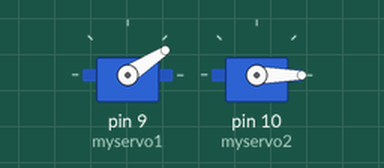
The sketch below on a simulated Arduino Uno, built with avr-gcc and run on an emulated ATmega328P. Shown: 2 × servo.

Above: at 0.05 s.
At 0.65 s:
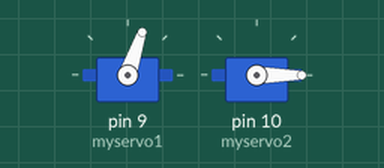
At 1.3 s:
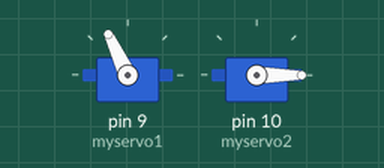
At 2.55 s:
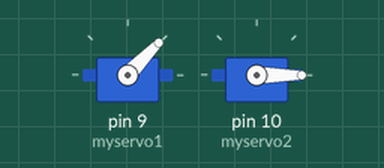
Timing chart, 0 to 6.4 s (numbered marks = the images above):
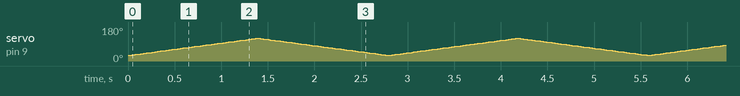

The sketch:

Servo_Sweep_Jayce.ino
```cpp
#include <Servo.h>
#include <Math.h>

Servo myservo1;  // create servo object to control a servo
Servo myservo2;
// twelve servo objects can be created on most boards

// Positions and Sweep and Angles (P.S. This doesn't work)
int letterh = 100; // arbitrary value selected for the height of the letter.
int letterw = 50; // arbitrary value for the width of the letter.
int x = 50; // distance from the scanner to the letter in centimeters
int yh = (letterh/2); // centering the letter
int yw = letterw/2; // centering the letter
//int phi = atan2 (yh,x); // angle that the scanner must sweep
                        // to see the top and bottom of the letter.
int phi = 45;
int theta = 45;//atan2 (yw,x);

int offset = -15; //  The offset of our servo so that it is horizontal
int zero = 90; // Making the XY plane our zero
int ppi = zero-phi+offset; // lowest point of scan
int ppf = zero+phi+offset; // highest point of scan
int pti = zero-theta; // rightmost point of scan
int ptf = zero+theta; // leftmost point of scan
int pos_p = 0;    // variable to store the servo position
int pos_t = 0;


/////////////////////////////////////////////////////////////////////////////////

void setup() {
  myservo1.attach(9);  // attaches the servo on pin 9 to the servo object
  myservo2.attach(10);
}

////////////////////////////////////////////////////////////////////////////////
void loop() {
// Sweep loop should move through 90 of visibility, 45º up and 45º down.
// Degrees subject to change based on calibration

// Turns counter clockwise and down
  for (pos_p = ppi; pos_p <= ppf; pos_p += 1) {
// 3D scan potentially
//  for (pos_p = ppi; pos_t = pti; pos_p <= ppf; pos_t< = ptf; pos_p += 1; pos_t += 1) {
    // in steps of 1 degree
    myservo1.write(pos_p);
    myservo2.write(pos_t); // Will not move for the 2D scan
    Serial.print(phi);
//    Serial.print(0);
//    Serial.print(pos_p);
//    Serial.println(pos_t);
    delay(15);
  }

// Turns clockwise and up
  for (pos_p = ppf; pos_p >= ppi; pos_p -= 1) {
// 3D scan potentially
//  for (pos_p = ppf; pos_t = ptf; pos_p >= ppi; pos_t >= pti; pos_p -= 1; pos_t -= 1) {
    myservo1.write(pos_p);
    myservo2.write(pos_t);
    Serial.print(0);
    Serial.print(pos_p);
    Serial.println(pos_t);
    delay(15);
  }
}
```
